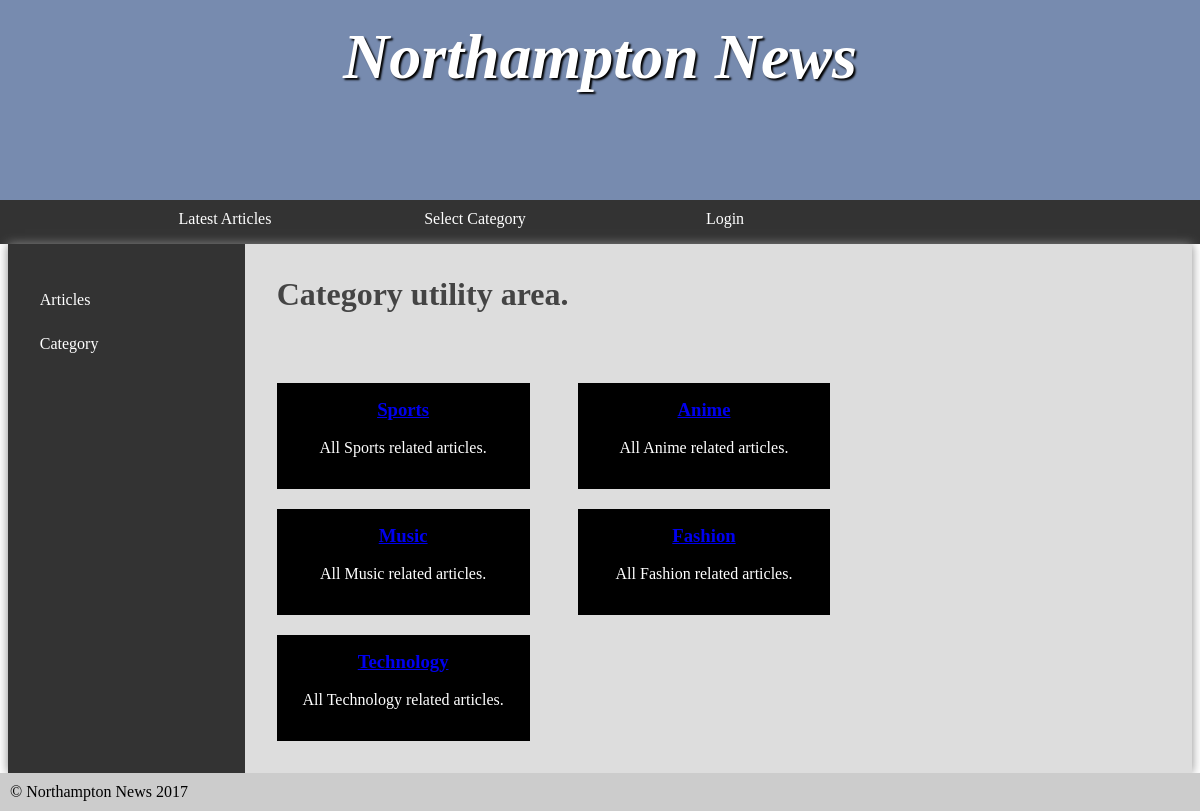
The page /normalUserCategory.php on the database its author committed.
### tables this page shows
CREATE TABLE category(category_id int NOT NULL AUTO_INCREMENT,name VARCHAR(30),description VARCHAR(200),PRIMARY KEY (category_id));

### src/normalUserCategory.php (the view, shortened to what this page needs)
<?php
require_once 'dbConnection.php';
?>
<!DOCTYPE html>
<html>
	<head>
		<link rel="stylesheet" href="styles.css?v=<?php echo time();?>"/>
	</head>
	<body>
		<header>
			<section>
				<h1>Northampton News</h1>
			</section>
		</header>
		<nav>
			<ul>
			<li><a href="index.php">Latest Articles</a></li>
			<li><a href="#">Select Category</a>
			</li>
			<?php
					if(isset($_SESSION['onBoard'])){
						if($_SESSION['onBoard'] == false){
							echo '<li><a href="login.php">Login</a></li>';
						}
						else{
							echo '<li><a onClick="return logOut()" href="logout.php?loginStatus=true">Logout</a></li>';
						}
					}
					else{
						echo '<li><a href="login.php">Login</a></li>';
					}
				?>
			</ul>
		</nav>
		<main style="width:98.7vw;">
			<nav>
				<?php
					if(isset($_SESSION['onBoardUser'])){
						$valStatus = verifyAdmin($_SESSION['onBoardUser']);
							if($valStatus == true){
								echo '<ul>
								<li><a href="normalUserArticle.php">Articles</a></li>
								<li><a href="normalUserCategory.php">Category</a></li>
								<li><a href="createArticle.php">Admin</a></li>
							</ul>';
							}
							else{
								echo '<ul>
								<li><a href="normalUserArticle.php">Articles</a></li>
								<li><a href="normalUserCategory.php">Category</a></li>
							</ul>';
							}
					}
					else{
						echo '<ul>
						<li><a href="normalUserArticle.php">Articles</a></li>
						<li><a href="normalUserCategory.php">Category</a></li>
					</ul>';
					}
				?>
			</nav>
			<article>
				<h2>Category utility area.</h2>
				<br>
				<?php
					$projectCategories = "SELECT category_id,name FROM category";
					$storeProjection = $connection->prepare($projectCategories);
					$storeProjection->execute();
					while($eachCat = $storeProjection->fetch(PDO::FETCH_ASSOC)){
						echo '<a href="categoryPage.php?catId='.$eachCat['category_id'].'"><div class="populate-cat">
						<h3><a href="categoryPage.php?catId='.$eachCat['category_id'].'">'.$eachCat['name'].'</a></h3><br>
						<p>All '.$eachCat['name'].' related articles.</p>
						</div></a>';
					}
				?>
			</article>
		</main>
		<footer>
			&copy; Northampton News 2017
		</footer>
	</body>
</html>

### src/styles.css (style rules this page uses)
* { margin: 0; padding: 0; }
html { font-family: 'Oxygen-Regular', times, verdana, sans-serif; }
body { background-color: #fff; }
header { background-color: #778baf ; color: white; height: 200px; }
nav { width: 100%; background-color: #333; overflow: auto; }
nav ul { width: 1000px; margin: auto; display: block; list-style-type: none; }
nav ul li { width: 25%; float: left; overflow: auto; text-align: center; }
nav a { color: white; padding-top: 10px; display: block; text-decoration: none; }
header section { display: block; }
header h1 { font-weight: bold; font-style: italic; }
h1 { font-size:4em; color: white; text-align: center; padding-top: 20px; text-shadow: 2px 2px 2px #000; }
main { min-height: 50vh; background-color: #ddd; width: 70vw; display: block; margin: auto; box-shadow: 0px 0px 10px #888; color:#444; }
main h2 { font-size:2em; }
p, li, h2 { margin-bottom: 1em; }
footer { background-color: #ccc; padding: 10px; }
ul { margin-left: 2em; }
main { display: table; }
main > article { display: table-cell; padding: 2em; }
main > nav { display: table-cell; width: 20%; padding: 2em; }
main > nav li { float: none; width: auto; text-align: left; }
main > nav ul { width: auto; }
.populate-cat { display: inline-block; text-decoration: none; background-color: #000; padding: 2vh; height:max-content; width: 25%; margin-right: 4vw; margin-top: 20px; text-align: center; color: white; }

### rows shown on the page
category: name "Sports"
category: name "Anime"
category: name "Music"
category: name "Fashion"
category: name "Technology"
